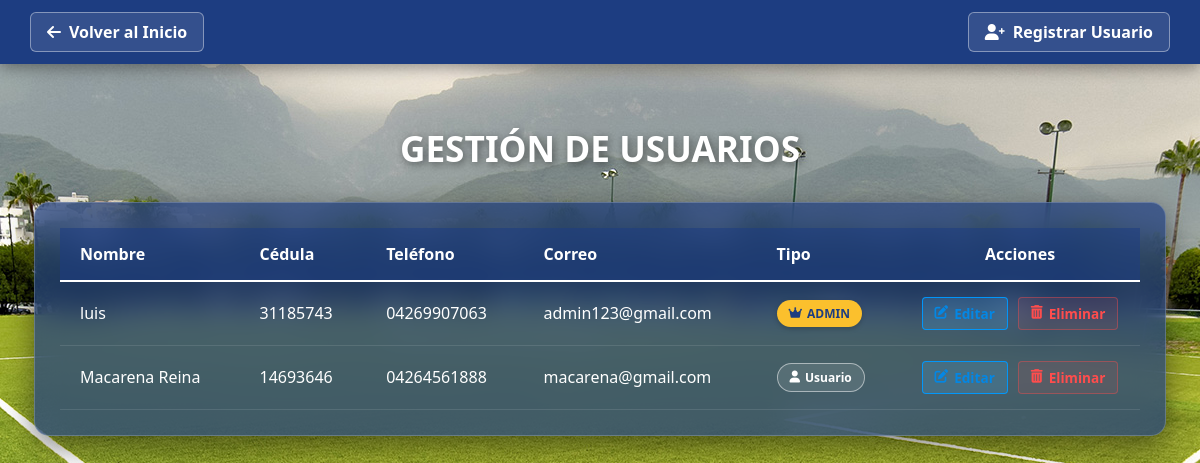
The app's page /vista/administrar_usuarios.php (signed in) with its own data.
### tables this page shows
CREATE TABLE `usuarios` (
  `id` int(11) NOT NULL,
  `nombre` varchar(40) NOT NULL,
  `cedula` int(8) NOT NULL,
  `telefono` varchar(20) NOT NULL,
  `correo` varchar(255) NOT NULL,
  `contraseña` varchar(255) NOT NULL,
  `tipo` enum('administrador','usuario') NOT NULL DEFAULT 'usuario'
);

### controlador/tabla_usuarios.php (called while the page is built)
<?php
require_once 'conexion.php';
$sql = "SELECT id, nombre, cedula, telefono, correo, tipo
        FROM usuarios
        ORDER BY tipo ASC, nombre ASC";
$resultado = $conexion->query($sql);
?>

### vista/administrar_usuarios.php (the view, shortened to what this page needs)
<?php
include "../controlador/tabla_usuarios.php";
?>
<!DOCTYPE html>
<html lang="es">
<head>
    <link rel="stylesheet" href="../estilo/style3.css">
    <link rel="stylesheet" href="https://cdnjs.cloudflare.com/ajax/libs/font-awesome/6.0.0/css/all.min.css">
</head>
<body>
    <header class="main-header">
        <div class="header-container">
            <a href="../vista/inicio.php" class="btn-back">
                <i class="fas fa-arrow-left"></i> Volver al Inicio
            </a>
            <a href="../vista/registrar.php" class="btn-back">
                <i class="fas fa-user-plus"></i> Registrar Usuario
            </a>
        </div>
    </header>
    <main class="central-container">
        <h1 class="main-title">Gestión de Usuarios</h1>
        <div class="glass-table-container">
            <?php if ($resultado && $resultado->num_rows > 0): ?>
                <table class="user-table">
                    <thead>
                        <tr>
                            <th>Nombre</th>
                            <th>Cédula</th>
                            <th>Teléfono</th>
                            <th>Correo</th>
                            <th>Tipo</th>
                            <th style="text-align: center;">Acciones</th>
                        </tr>
                    </thead>
                    <tbody>
                        <?php while($row = $resultado->fetch_assoc()): ?>
                            <tr>
                                <td><?php echo htmlspecialchars($row['nombre']); ?></td>
                                <td><?php echo htmlspecialchars($row['cedula']); ?></td>
                                <td><?php echo htmlspecialchars($row['telefono']); ?></td>
                                <td><?php echo htmlspecialchars($row['correo']); ?></td>
                                <td>
                                    <?php if ($row['tipo'] == 'administrador'): ?>
                                        <span class="badge badge-admin"><i class="fas fa-crown"></i> Admin</span>
                                    <?php else: ?>
                                        <span class="badge badge-user"><i class="fas fa-user"></i> Usuario</span>
                                    <?php endif; ?>
                                </td>
                                <td class="action-cell">
                                    <a href="editar_usuario.php?id=<?php echo $row['id']; ?>" class="btn-table edit">
                                        <i class="fas fa-edit"></i> Editar
                                    </a>
                                    <a href="javascript:void(0);" onclick="advertenciaEliminar(<?php echo $row['id']; ?>)" class="btn-table delete">
                                        <i class="fas fa-trash-alt"></i> Eliminar
                                    </a>
                                </td>
                            </tr>
                        <?php endwhile; ?>
                    </tbody>
                </table>
            <?php else: ?>
                <p style="color: white; text-align: center; padding: 20px;">
                    <i class="fas fa-info-circle"></i> No se encontraron usuarios registrados.
                </p>
            <?php endif; ?>
        </div>
    </main>
</body>
</html>

### estilo/style3.css (style rules this page uses)
body { margin: 0; padding: 0; font-family: 'Segoe UI', sans-serif; background-image: url('../estilo/background_cancha.jpg'); background-size: cover; background-position: center; background-attachment: fixed; height: 100vh; }
.main-header { background-color: #1D3D81; width: 100%; padding: 12px 0; position: fixed; top: 0; z-index: 1000; box-shadow: 0 4px 15px rgba(0,0,0,0.4); }
.header-container { display: flex; justify-content: space-between; align-items: center; padding: 0 30px; }
.btn-back { background: rgba(255, 255, 255, 0.1); color: white; text-decoration: none; padding: 8px 16px; border-radius: 6px; border: 1px solid rgba(255, 255, 255, 0.4); font-weight: 600; transition: 0.3s; display: flex; align-items: center; gap: 8px; }
.central-container { padding-top: 100px; display: flex; flex-direction: column; align-items: center; }
.main-title { color: white; font-size: 2.2rem; text-transform: uppercase; text-shadow: 2px 2px 8px rgba(0,0,0,0.5); margin-bottom: 30px; }
.glass-table-container { background: rgba(29, 61, 129, 0.7); backdrop-filter: blur(15px); -webkit-backdrop-filter: blur(15px); border: 1px solid rgba(255, 255, 255, 0.2); border-radius: 15px; padding: 25px; width: 90%; max-width: 1100px; box-shadow: 0 10px 30px rgba(0,0,0,0.5); overflow-x: auto; }
.user-table { width: 100%; border-collapse: collapse; color: white; text-align: left; }
.user-table thead tr { background-color: rgba(29, 61, 129, 0.6); border-bottom: 2px solid white; }
.user-table th, .user-table td { padding: 15px 20px; }
.user-table tbody tr { border-bottom: 1px solid rgba(255, 255, 255, 0.1); transition: background 0.3s; }
.badge { padding: 5px 12px; border-radius: 50px; font-size: 0.75rem; font-weight: bold; display: inline-flex; align-items: center; gap: 5px; }
.badge-admin { background-color: #FBC02D; color: #1D3D81; text-transform: uppercase; box-shadow: 0 2px 5px rgba(0,0,0,0.2); }
.badge-user { background-color: rgba(255, 255, 255, 0.1); color: white; border: 1px solid rgba(255, 255, 255, 0.5); }
.action-cell { display: flex; gap: 10px; justify-content: center; align-items: center; }
.btn-table { text-decoration: none; padding: 6px 12px; border-radius: 4px; font-size: 0.85rem; font-weight: 600; display: inline-flex; align-items: center; gap: 6px; transition: all 0.3s ease; border: 1px solid transparent; }
.btn-table.edit { background: rgba(77, 184, 255, 0.178); color: #0487e4; border-color: rgba(0, 153, 255, 0.959); }
.btn-table.delete { background: rgba(255, 77, 77, 0.1); color: #ff4d4d; border-color: rgba(255, 77, 77, 0.4); }
.user-table th:last-child { width: 200px; }

### records on screen
usuarios: nombre "luis", cedula "31185743", telefono "04269907063", correo "admin123@gmail.com", tipo "administrador" (drawn)
usuarios: nombre "Macarena Reina", cedula "14693646", telefono "04264561888", correo "macarena@gmail.com", tipo "usuario" (drawn)
